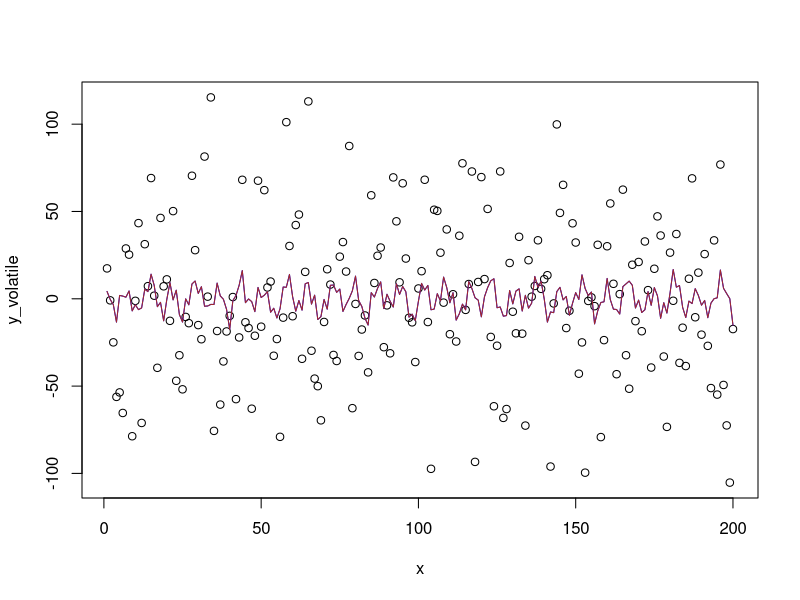

Source code (R):
# The Weierstrass function

wf <- function(x,n,a,b)
{
  v <- NULL
  for(j in 1:n)
  {
    v[j] <- (a^j)*cos((b^j)*x)
  }
  return(sum(v))
}

# The parameters initialization
a <- 1.5
b <- 21
# wf_iteration is not equal to 1, which means the data is volatile
wf_iteration <- 5

y_volatile <- NULL
y_volatile_trend <- NULL

# The residual's IIDN parameters
stdev <- 40
n <- 200
u <- rnorm(n,0,stdev)
x <- 1:n

# The volatile trend series

for(i in 1:n)
{
  y_volatile[i] <- wf(x[i],wf_iteration,a,b) + u[i]
  y_volatile_trend[i] <- wf(x[i],wf_iteration,a,b)
}

# Regression result is below. Note that here also the parameters are
# given in the 'start' list. The control section is to create the min factor
# lower enough to perform the iterations, and the warnOnly is used to
# ensure that the iterations complete without errors.

init_parameters_volatile <- list(A = a, B = b)

model_nls_volatile <- nls(
  y_volatile ~ A*cos(B*x) + A^2*cos(B^2*x) +
    A^3*cos(B^3*x) + A^4*cos(B^4*x) + A^5*cos(B^5*x),
  start = init_parameters_volatile,
  trace = TRUE,
  control = nls.control(minFactor = 1/2^15, warnOnly = TRUE)
)
summary(model_nls_volatile)

# The plots are below.
plot(x,y_volatile,ylim = c(min(y_volatile) , max(y_volatile)))
# lines(x,y_volatile_trend - fitted(model_nls_volatile),col = "black")
lines(x,y_volatile_trend,col = "blue")
lines(x,fitted(model_nls_volatile),col = "brown")
